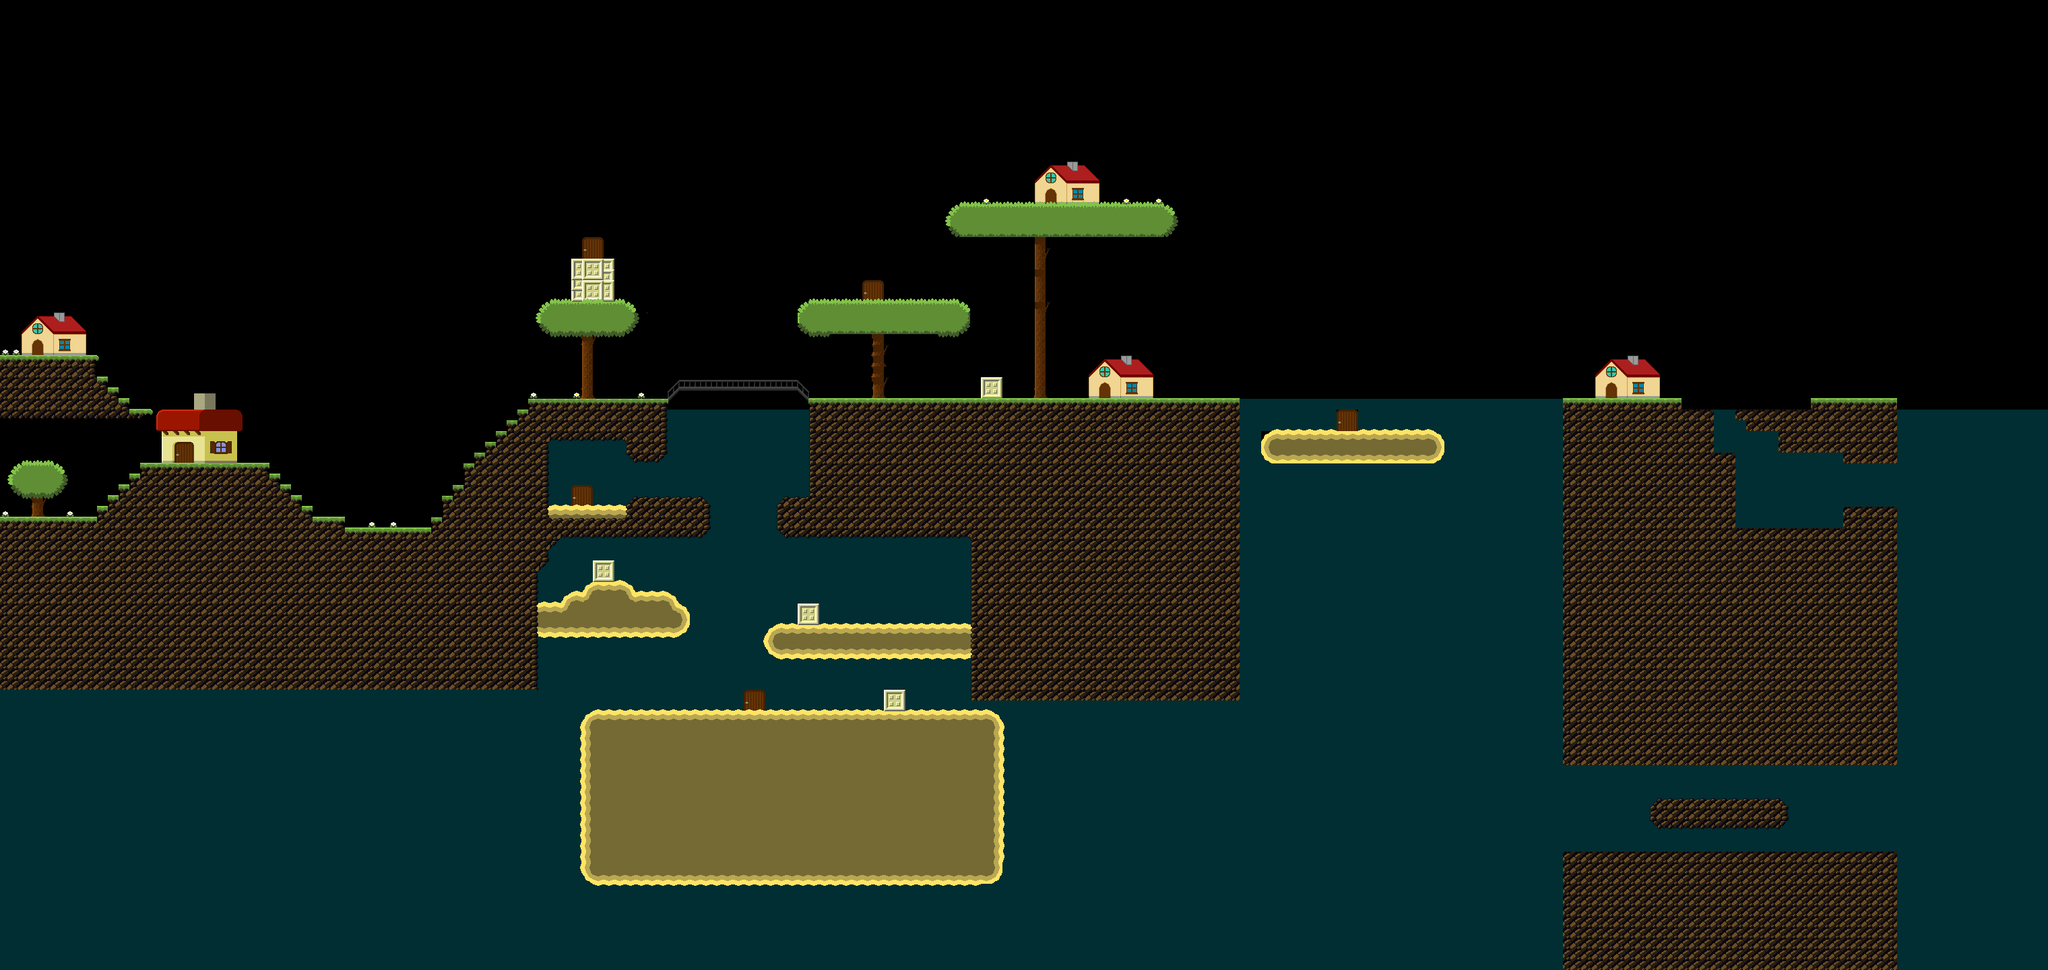

Tiled map render using the project's own tile images. Description and the map definition, with tile-layer contents summarised, below:
An orthogonal 190x90 tile map with 16x16 px tiles, 12 tile layers (eau, portes, plage, terre, ...), 10 tilesets and 29 objects (14x Wall, 13x Watertop, Bridge, Water).

<map version="1.0" orientation="orthogonal" width="190" height="90" tilewidth="16" tileheight="16">
 <properties>
  <property name="b" value="86" />
  <property name="g" value="173" />
  <property name="r" value="255" />
 </properties>
 <tileset firstgid="1" name="bridge" tilewidth="16" tileheight="16">
  <image source="bridge.png" width="128" height="128" />
 </tileset>
 <tileset firstgid="65" name="simpletileset" tilewidth="16" tileheight="16">
  <image source="simpletileset.png" width="64" height="64" />
 </tileset>
 <tileset firstgid="81" name="maison2" tilewidth="16" tileheight="16">
  <image source="maison2.png" width="256" height="128" />
 </tileset>
 <tileset firstgid="209" name="grass" tilewidth="16" tileheight="16">
  <image source="grass.png" width="128" height="128" />
 </tileset>
 <tileset firstgid="273" name="feuilles" tilewidth="16" tileheight="16">
  <image source="feuilles.png" width="128" height="128" />
 </tileset>
 <tileset firstgid="337" name="maison" tilewidth="16" tileheight="16">
  <image source="maison.png" width="128" height="128" />
 </tileset>
 <tileset firstgid="401" name="sea" tilewidth="16" tileheight="16">
  <image source="sea.png" width="128" height="128" />
 </tileset>
 <tileset firstgid="465" name="blocks" tilewidth="16" tileheight="16">
  <image source="blocks.png" width="128" height="128" />
 </tileset>
 <tileset firstgid="529" name="insidehouse" tilewidth="16" tileheight="16">
  <image source="insidehouse.png" width="256" height="128" />
 </tileset>
 <tileset firstgid="657" name="plage" tilewidth="16" tileheight="16">
  <image source="plage.png" width="128" height="128" />
 </tileset>
 <layer name="eau" width="190" height="90">
  <data>[17100 cells, 6280 non-empty, 1 distinct tile ids]</data>
 </layer>
 <layer name="portes" width="190" height="90">
  <data>[17100 cells, 16 non-empty, 4 distinct tile ids]</data>
 </layer>
 <layer name="plage" width="190" height="90">
  <data>[17100 cells, 1016 non-empty, 24 distinct tile ids]</data>
 </layer>
 <layer name="terre" width="190" height="90">
  <data>[17100 cells, 3362 non-empty, 16 distinct tile ids]</data>
 </layer>
 <layer name="maisons" width="190" height="90">
  <data>[17100 cells, 200 non-empty, 102 distinct tile ids]</data>
 </layer>
 <layer name="fenetres" width="190" height="90">
  <data>[17100 cells, 9 non-empty, 9 distinct tile ids]</data>
 </layer>
 <layer name="tronc" width="190" height="90">
  <data>[17100 cells, 233 non-empty, 37 distinct tile ids]</data>
 </layer>
 <layer name="herbe" width="190" height="90">
  <data>[17100 cells, 280 non-empty, 10 distinct tile ids]</data>
 </layer>
 <layer name="feuilles" width="190" height="90">
  <data>[17100 cells, 90 non-empty, 25 distinct tile ids]</data>
 </layer>
 <layer name="pont" width="190" height="90">
  <data>[17100 cells, 60 non-empty, 20 distinct tile ids]</data>
 </layer>
 <layer name="fleur" width="190" height="90">
  <data>[17100 cells, 12 non-empty, 1 distinct tile ids]</data>
 </layer>
 <layer name="blocks" width="190" height="90">
  <data>[17100 cells, 8 non-empty, 4 distinct tile ids]</data>
 </layer>
 <objectgroup name="Calque d'objets 1" width="190" height="90">
  <object type="Wall" x="0" y="768">
   <polygon points="0,0 144,0 144,-16 160,-16 160,-32 176,-32 176,-48 192,-48 192,-64 208,-64 208,-80 400,-80 400,-64 416,-64 416,-48 432,-48 432,-32 448,-32 448,-16 464,-16 464,0 512,0 512,32 0,32" />
  </object>
  <object type="Bridge" x="992" y="592">
   <polygon points="0,0 16,-16 192,-16 208,0" />
  </object>
  <object type="Wall" x="0" y="528">
   <polygon points="0,0 144,0 144,32 160,32 160,48 176,48 176,64 192,64 192,80 208,80 224,80 208,96 0,96" />
  </object>
  <object type="Wall" x="512" y="784">
   <polygon points="0,0 128,0 128,32 0,32" />
  </object>
  <object type="Wall" x="640" y="816">
   <polygon points="0,0 0,-48 16,-48 16,-80 32,-80 32,-96 48,-96 48,-128 64,-128 64,-144 80,-144 80,-160 96,-160 96,-176 112,-176 112,-192 128,-192 128,-208 144,-208 144,-224 176,-224 176,0" />
  </object>
  <object type="Wall" x="816" y="592">
   <polygon points="0,0 176,0 176,80 160,96 128,96 112,80 112,64 0,64" />
  </object>
  <object type="Wall" x="816" y="768">
   <polygon points="0,0 112,0 112,-16 128,-32 224,-32 240,-16 240,16 224,32 16,32 0,48" />
  </object>
  <object type="Water" x="800" y="608">
   <polygon points="0,0 656,0 656,464 0,464" />
  </object>
  <object type="Wall" x="800" y="896">
   <polygon points="0,0 32,0 48,-16 64,-16 80,-32 80,-64 112,-64 112,-32 128,-32 144,-16 192,-16 224,16 224,32 208,48 0,48" />
  </object>
  <object type="Wall" x="1440" y="928">
   <polygon points="0,0 -224,0 -224,-32 -256,-32 -256,0 -288,0 -304,16 -304,32 -288,48 0,48" />
  </object>
  <object type="Wall" x="1200" y="592">
   <polygon points="0,0 640,0 640,448 240,448 240,208 -32,208 -48,192 -48,160 -32,144 0,144" />
  </object>
  <object type="Wall" x="1456" y="560">
   <polygon points="0,0 32,0 32,32 0,32" />
  </object>
  <object type="Wall" x="864" y="1072">
   <polygon points="0,0 16,-16 608,-16 624,0 624,224 608,240 16,240 0,224" />
  </object>
  <object type="Wall" x="1312" y="1024">
   <polygon points="0,0 32,0 32,32 0,32" />
  </object>
  <object type="Wall" x="1872" y="656">
   <polygon points="0,0 16,-16 256,-16 272,0 272,16 256,32 16,32 0,16" />
  </object>
  <object type="Watertop" x="992" y="592" width="16" height="16" />
  <object type="Watertop" x="1008" y="592" width="16" height="16" />
  <object type="Watertop" x="1024" y="592" width="16" height="16" />
  <object type="Watertop" x="1072" y="592" width="16" height="16" />
  <object type="Watertop" x="1088" y="592" width="16" height="16" />
  <object type="Watertop" x="1056" y="592" width="16" height="16" />
  <object type="Watertop" x="1040" y="592" width="16" height="16" />
  <object type="Watertop" x="1136" y="592" width="16" height="16" />
  <object type="Watertop" x="1120" y="592" width="16" height="16" />
  <object type="Watertop" x="1104" y="592" width="16" height="16" />
  <object type="Watertop" x="1168" y="592" width="16" height="16" />
  <object type="Watertop" x="1152" y="592" width="16" height="16" />
  <object type="Watertop" x="1184" y="592" width="16" height="16" />
  <object type="Wall" x="816" y="752">
   <polygon points="0,0 112,0 112,16 0,16" />
  </object>
 </objectgroup>
</map>
